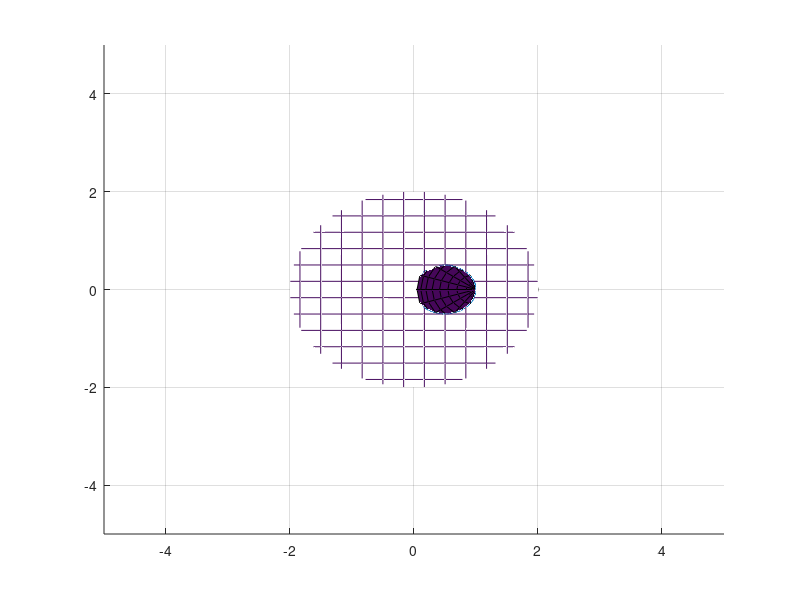

The MATLAB source for this figure:
t = 0:0.1:10;
x = linspace(-50, 50, 300);
y = linspace(-50, 50, 300);
[xx, yy] = meshgrid(x, y);
z1 = sqrt(xx.^2+yy.^2);
z2 = sqrt(-xx.^2-yy.^2.+2*xx);
figure;
hold on;
%plot3((1/2).*sin(t).+(1/2), (1/2).*cos(t), (1/2).*(sin(t).+1))
plot3((1/2)*sin(t)+(1/2), (1/2)*cos(t), sqrt((1/2)*(sin(t)+1)))
mesh(x, y, z1);
ellipsoid(1, 0, 0, 1, 1, 1)
xlim([-5,5]);
ylim([-5,5]);
zlim([0,2]);
%plot3(3.*(t.^2), -sin(t), -exp(t), tpnt(1).+dvec(1).*t, tpnt(2).+dvec(2).*t, tpnt(3).+dvec(3).*t);
grid on